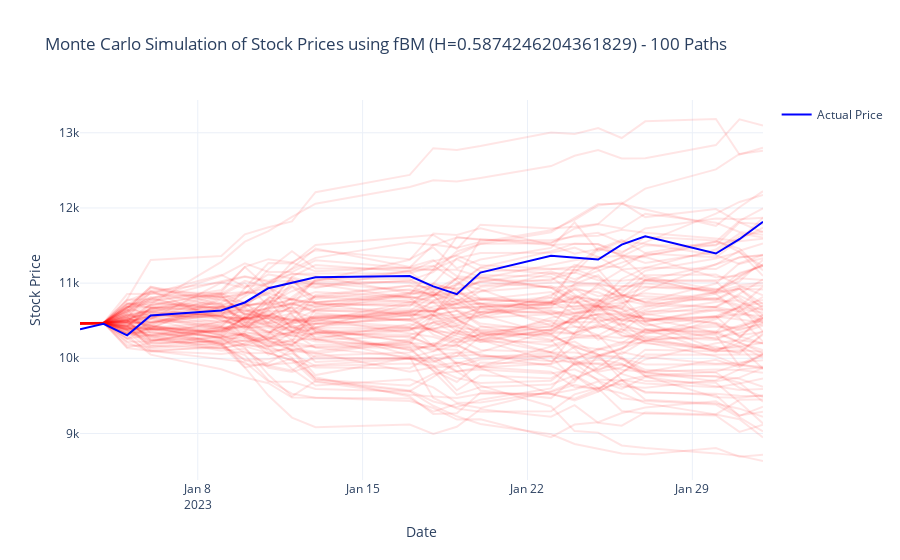

The notebook cell saved with this chart:
### Code cell
def montecarlo_simulation_and_plot(train_data, test_data, H, num_simulations=100):
    """Perform a Monte Carlo simulation by generating multiple fBM price paths and plot them 
    alongside the actual stock prices."""
    
    # Calculate drift (μ) and volatility (σ) from training log returns
    mu = train_data["log_returns"].mean()
    sigma = train_data["log_returns"].std()
    
    n_days = len(test_data)
    time_points = np.arange(n_days)
    S0 = train_data['price'].iloc[-1]
    
    simulation_paths = []
    
    for i in range(num_simulations):
        # For each simulation, sample a new fBM path
        fbm = FractionalBrownianMotion(hurst=H, t=n_days - 1)
        fbm_values = fbm.sample(n=n_days - 2)
        fbm_values = np.insert(fbm_values, 0, 0)  # align with the time vector
        sim_prices = S0 * np.exp(mu * time_points + sigma * fbm_values)
        simulation_paths.append(sim_prices)
    
    # Create a Plotly figure for the Monte Carlo simulation
    fig = go.Figure()
    
    # Add each simulated path (using low opacity to avoid clutter)
    for i, sim_prices in enumerate(simulation_paths):
        fig.add_trace(go.Scatter(
            x=test_data.index,
            y=sim_prices,
            mode='lines',
            name=f'Simulation {i+1}',
            line=dict(color='rgba(255, 0, 0, 0.1)'),  # Red with transparency
            showlegend=False  # Hide individual simulation legends
        ))
    
    # Overlay the actual prices
    fig.add_trace(go.Scatter(
        x=test_data.index,
        y=test_data["price"],
        mode='lines',
        name='Actual Price',
        line=dict(color='blue', width=2)
    ))
    
    # Update plot layout
    fig.update_layout(
        title=f"Monte Carlo Simulation of Stock Prices using fBM (H={H}) - {num_simulations} Paths",
        xaxis_title="Date",
        yaxis_title="Stock Price",
        template="plotly_white"
    )
    
    fig.show()

montecarlo_simulation_and_plot(NASDAQ_training_df, NASDAQ_testing_df, NASDAQ_hurst_est, num_simulations=100)
